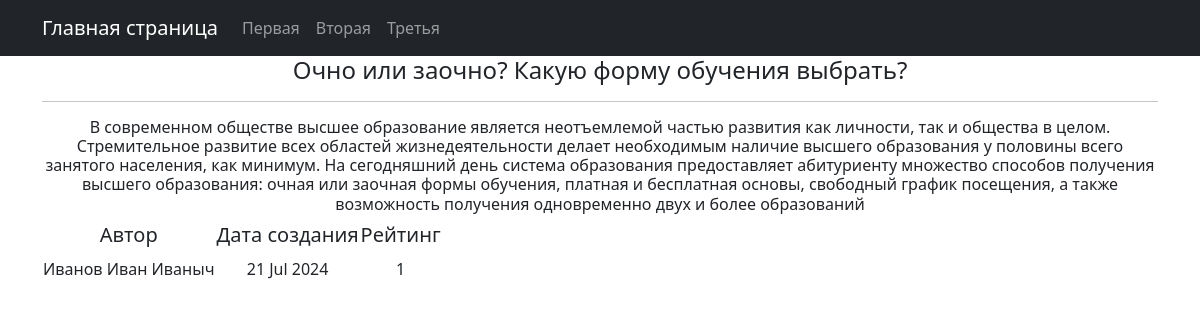
The page /news/2 on the database its author committed.
### news/models.py (models this page shows, shortened)
class Post(models.Model):
    author = models.ForeignKey(Author, on_delete=models.CASCADE)
    choice = models.CharField(max_length=10, choices=[('article', 'Статья'), ('news', 'Новость')], default='article')
    date_create = models.DateField(auto_now_add=True)
    category = models.ManyToManyField(Category)
    heading = models.CharField(max_length=255)
    text = models.TextField()
    rating = models.IntegerField(default=0)

class Author(models.Model):
    full_name = models.CharField(max_length=255)
    rating = models.IntegerField(default=0)
    user = models.OneToOneField(User, on_delete=models.CASCADE)

### news/views.py (the view)
# urls.py: path('<int:pk>', PostDetail.as_view()),
class PostDetail(DetailView):
    model = Post
    template_name = 'post.html'
    context_object_name = 'post'
    def get_context_data(self, **kwargs):
        context = super().get_context_data(**kwargs)
        context['time_now'] = datetime.utcnow()
        return context

### news/templatetags/custom_filters.py (called while the page is built)
@register.filter()
def censor(value):
   try:
      if type(value) is str:
         value = value.split()
         t = ""
         for i in value:
            if i.lower() in ["цензура", "цензура1", "цензура2", "цензура3", "цензура4"]:
               i = f"{i[:1]}{'*' * (len(i) - 1)}"
            t += f" {i}"
         return t.strip()
      else:
         raise TypeError()
   except TypeError:
      print("Неправильно выбран тип данных")

### templates/post.html (shortened to what this page needs)
{% extends 'flatpages/default.html' %}
{% load custom_filters %}
{% block content %}
<h4>{{ post.heading|censor }}</h4>
<hr>
<h6>{{ post.text|censor }}</h6>
{% if post %}
<table>
    <tr>
        <td><h5>Автор</h5></td>
        <td><h5>Дата создания</h5></td>
        <td><h5>Рейтинг</h5></td>
    </tr>
    <tr>
        <td>{{ post.author.full_name }}</td>
        <td>{{ time_now|date:'d M Y' }}</td>
        <td>{{ post.rating }}</td>
    </tr>
</table>
{% else %}
<h2>Товаров нет!</h2>!
{% endif %}
{% endblock content %}

### rows shown on the page
Post: heading|censor "Очно или заочно? Какую форму обучения выбрать?", text|censor "В современном обществе высшее образование является неотъемлемой частью развития как личности, так и общества в целом. Стремительное развитие всех областей жизнедеятельности делает необходимым наличие высшего образования у половины всего занятого населения, как минимум. На сегодняшний день система образования предоставляет абитуриенту множество способов получения высшего образования: очная или заочная формы обучения, платная и бесплатная основы, свободный график посещения, а также возможность получения одновременно двух и более образований", author.full_name "Иванов Иван Иваныч", date_create "21 Jul 2024", rating "1"
